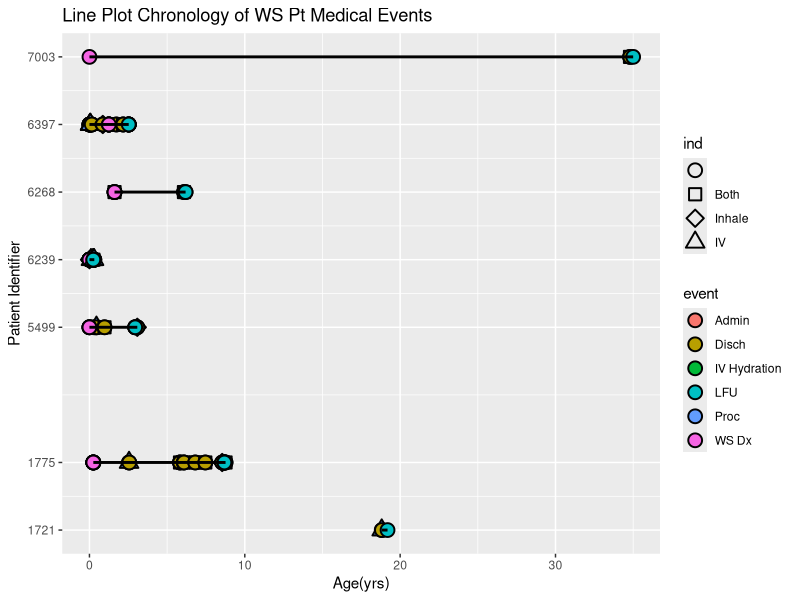
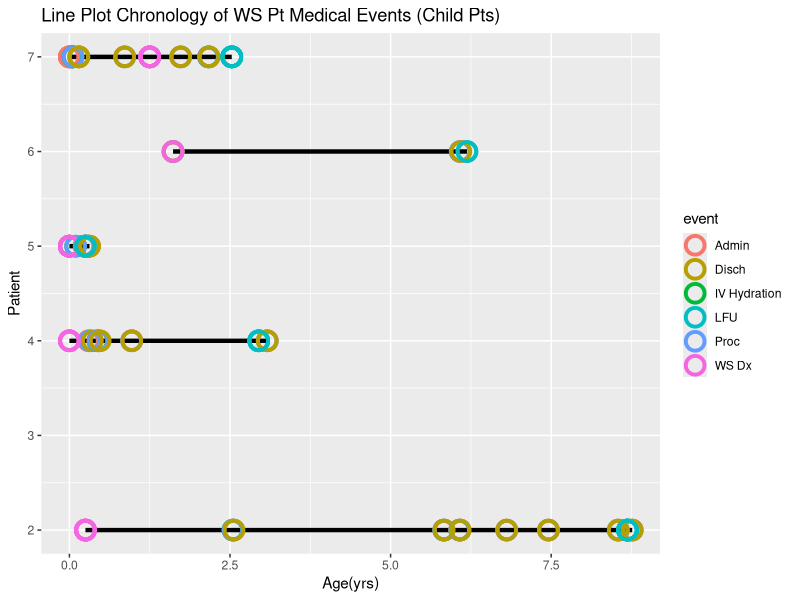
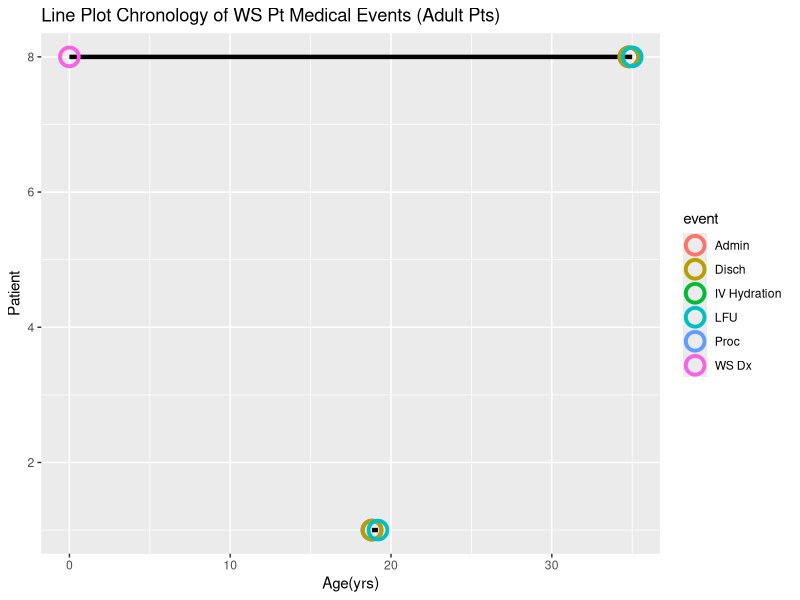

Reproduce these figures in R, in order. (Note: this script raises an error after producing the figures.)
#set wd

#Edit "mydata" from logreg into something easy to work on
timelinedata <- read.csv(file="Dx.Timeline.Graph.Data", 
                   header=TRUE,
                   sep =",")

youngerptdata <- timelinedata[7:162,]
olderptdata <- timelinedata[-c(7:162),]

require(ggplot2)

#drafts

#plot for all pts
ggplot(data = timelinedata,
       mapping = aes(x = age,
                     y = patient))+
  geom_point(aes(shape=ind,
                 fill=event),
             size=4,stroke=1)+
  scale_shape_manual(values=c(21,22,23,24))+
  guides(fill=guide_legend(override.aes=list(shape=21)))+
  geom_line(mapping=aes(group=patient),
            color="black",
            linewidth = 1)+
  scale_y_continuous(breaks=c(1,2,4,5,6,7,8),
                     labels = c('1721','1775','5499','6239','6268','6397','7003'))+
 labs(x = "Age(yrs)",
       y = "Patient Identifier",
       title= "Line Plot Chronology of WS Pt Medical Events"
  )






#plot for younger pts
ggplot(data = youngerptdata,
       mapping = aes(x = age,
                     y = patient,
                     color=event))+
  geom_line(mapping=aes(group=patient),
            color="black",
            linewidth = 1.5)+
  geom_point(shape=1,size=5,stroke=2)+
  labs(x = "Age(yrs)",
       y = "Patient",
       title= "Line Plot Chronology of WS Pt Medical Events (Child Pts)"
       )

#plot for way older pts
ggplot(data = olderptdata,
       mapping = aes(x = age,
                     y = patient,
                     color=event))+
  geom_line(mapping=aes(group=patient),
            color="black",
            linewidth = 1.5)+
  geom_point(shape=1,size=5,stroke=2)+
  labs(x = "Age(yrs)",
       y = "Patient",
       title= "Line Plot Chronology of WS Pt Medical Events (Adult Pts)"
  )


#Saving ggplots
ggsave(plot = timeline, filename = "timeline.png",
       dpi = 300, #I generally recommend ~300 for something you wish to print
       width = 5,height = 6,units = "in")
